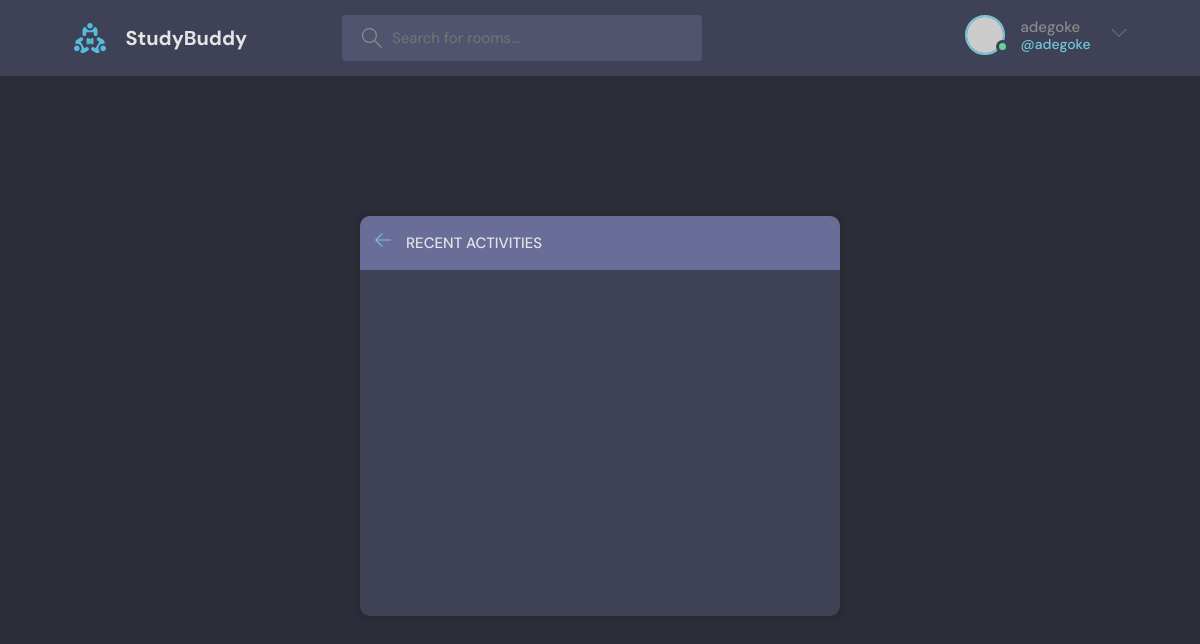
/activity/ (signed in), run on an earlier commit of the app's database.
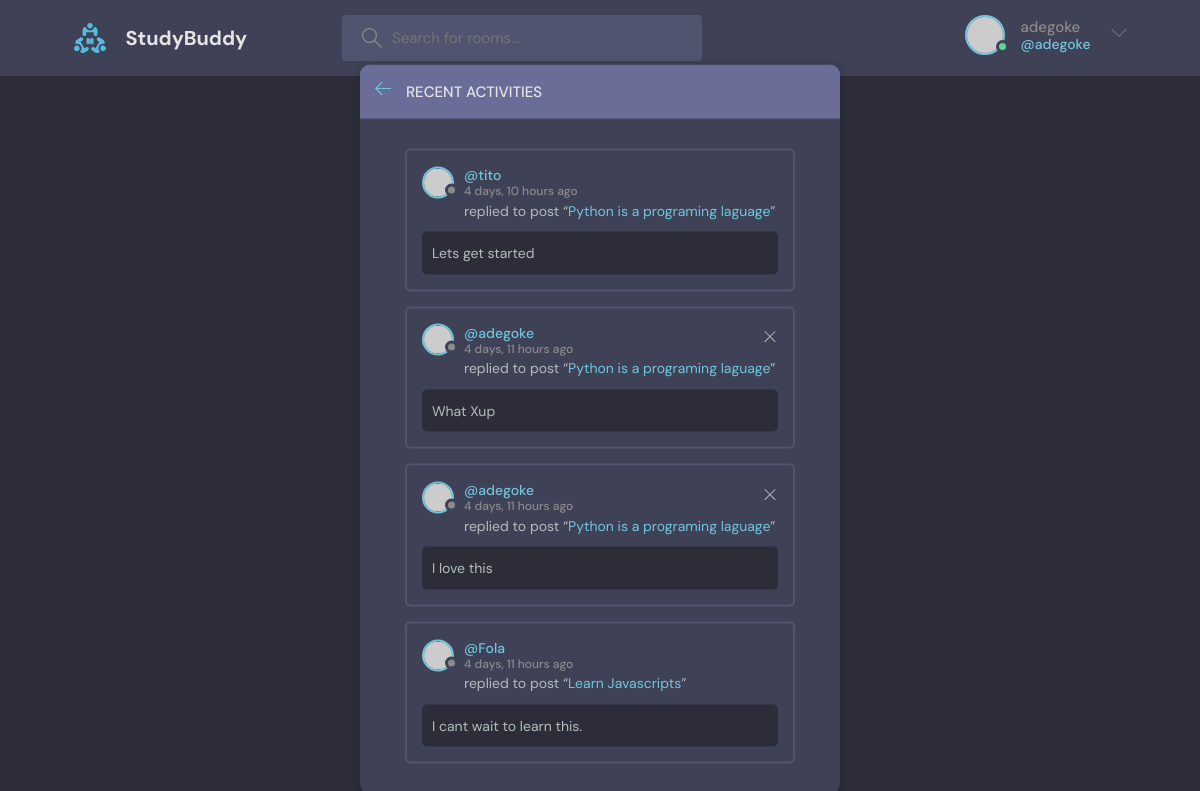
And on a later commit of the database.
### base/models.py (models this page shows, shortened)
class Message(models.Model):
    user=models.ForeignKey(User, on_delete=models.CASCADE)
    room= models.ForeignKey(Room, on_delete=models.CASCADE)
    body= models.TextField()
    updated=models.DateTimeField(auto_now=True)
    created= models.DateTimeField(auto_now_add=True)
    class Meta:
        ordering = ['-updated', '-created']

class Room(models.Model):
    host = models.ForeignKey(User, on_delete=models.SET_NULL, null=True)
    topic = models.ForeignKey(Topic, on_delete=models.SET_NULL, null=True)
    name=models.CharField(max_length=200)
    description=models.TextField(null=True, blank=True)
    participants=models.ManyToManyField(User, related_name='participants', blank=True)
    updated=models.DateTimeField(auto_now=True)
    created= models.DateTimeField(auto_now_add=True)
    class Meta:
        ordering = ['-updated', '-created']
    def __str__(self):
        return self.name

### base/views.py (the view)
# urls.py: path('activity/', views.activityPage, name='activity'),
@login_required(login_url='login')
def activityPage(request):
    room_messages=Message.objects.all()
    context={'room_messages': room_messages}
    return render(request, 'base/activity.html', context)

### base/templates/base/activity.html
{% extends 'main.html' %}
   {% block content %}
   <main class="layout">
    <div class="container">
      <div class="layout__box">
        <div class="layout__boxHeader">
          <div class="layout__boxTitle">
            <a href="{% url 'home' %}">
              <svg version="1.1" xmlns="http://www.w3.org/2000/svg" width="32" height="32" viewBox="0 0 32 32">
                <title>arrow-left</title>
                <path
                  d="M13.723 2.286l-13.723 13.714 13.719 13.714 1.616-1.611-10.96-10.96h27.625v-2.286h-27.625l10.965-10.965-1.616-1.607z"
                ></path>
              </svg>
            </a>
            <h3>Recent Activities</h3>
          </div>
        </div>
        <div class="activities-page layout__body">
          {% for message in room_messages%}
          <div class="activities__box">
            <div class="activities__boxHeader roomListRoom__header">
              <a href="{% url 'profile' message.user.id %}" class="roomListRoom__author">
                <div class="avatar avatar--small">
                  <img src="https://randomuser.me/api/portraits/women/11.jpg" />
                </div>
                <p>
                  @{{message.user}}
                  <span>{{message.created|timesince}} ago</span>
                </p>
              </a>
              <div class="roomListRoom__actions">
                {% if request.user == message.user %}
                <a href="{% url 'delete-message' message.id %}">
                  <svg version="1.1" xmlns="http://www.w3.org/2000/svg" width="32" height="32" viewBox="0 0 32 32">
                    <title>remove</title>
                    <path
                      d="M27.314 6.019l-1.333-1.333-9.98 9.981-9.981-9.981-1.333 1.333 9.981 9.981-9.981 9.98 1.333 1.333 9.981-9.98 9.98 9.98 1.333-1.333-9.98-9.98 9.98-9.981z"
                    ></path>
                  </svg>
                </a>
                {% endif %}
              </div>
            </div>
            <div class="activities__boxContent">
              <p>replied to post “<a href="{% url 'room' user.id %}">{{message.room}}</a>”</p>
              <div class="activities__boxRoomContent">
             {{message.body}}
              </div>
            </div>
          </div>
          {% endfor %}
        </div>
      </div>
    </div>
  </main>
   {% endblock content %}

What changed in the data, as far as the page shows it:
added Message: user "tito", created "4 days, 10 hours", room "Python is a programing laguage", body "Lets get started"
added Message: user "adegoke", created "4 days, 11 hours", room "Python is a programing laguage", body "What Xup"
added Message: user "adegoke", created "4 days, 11 hours", room "Python is a programing laguage", body "I love this"
added Message: user "Fola", created "4 days, 11 hours", room "Learn Javascripts", body "I cant wait to learn this."
